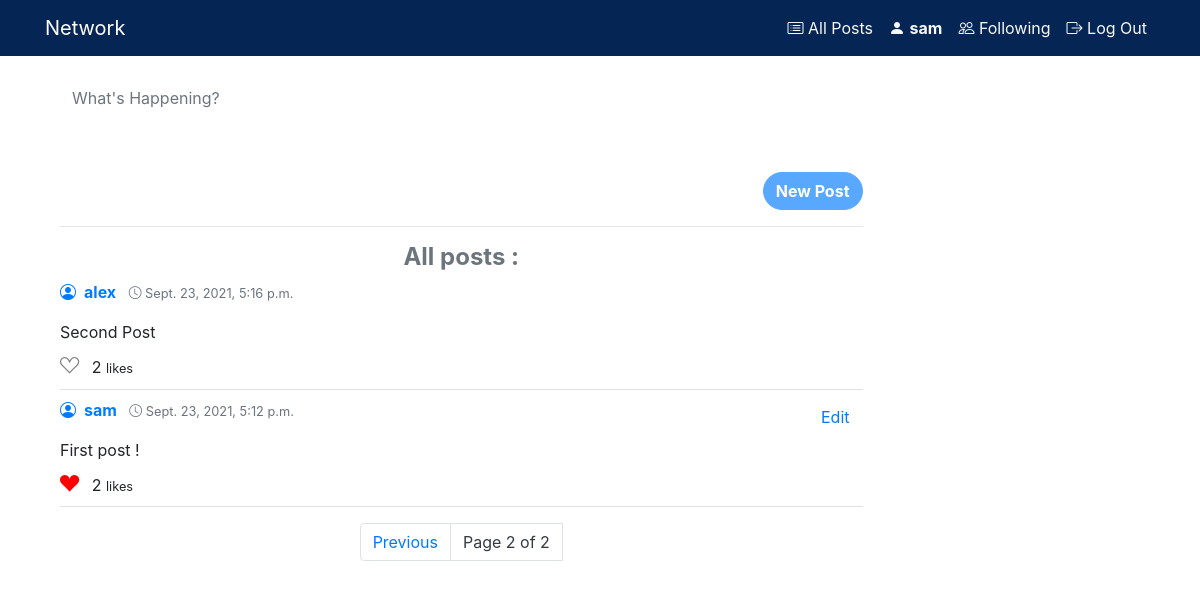
/?page=2 (signed in), run on the app's committed database.
### network/models.py (models this page shows, shortened)
class User(AbstractUser):
    following = models.ManyToManyField("self", blank=True, symmetrical=False, related_name='followers')

class Post(models.Model):
    poster = models.ForeignKey(User, on_delete=models.CASCADE, related_name='posts')
    content = models.TextField(max_length=250, blank=False, null=False)
    timestamp = models.DateTimeField(auto_now_add=True)
    likes = models.ManyToManyField(User, blank=True)
    class Meta:
        ordering = ['-timestamp']

### network/views.py (the view)
# urls.py: path("", views.index, name="index"),
def index(request):
    if request.user.is_authenticated:
        if request.method == "POST":
            content = request.POST["content"]
            poster = request.user
            new_post = Post(poster=poster, content=content)
            new_post.save()
        posts = Post.objects.all()
        paginator = Paginator(posts, 10)
        page_number = request.GET.get('page')
        page_obj = paginator.get_page(page_number)
        return render(request, "network/index.html", {
            "posts": posts,
            'page_obj': page_obj
        })
    else:
        return HttpResponseRedirect(reverse("login"))

### network/templates/network/index.html (shortened to what this page needs)
{% extends "network/layout.html" %}
{% block body %}
<div id="all_posts">
    <div class="compose_view">
        {% if user.is_authenticated %}
        <form id="post-form" action="{% url 'index' %}" method="POST">
            <div class="form-group">
                <textarea name="content" class="form-control mt-4 mb-2 border-0" id="post_content" rows="3" maxlength="250" placeholder="What's Happening?" required autofocus></textarea>
                <div class="d-flex justify-content-between">
                    <button type="submit" class="submit-btn btn btn-primary rounded-pill" disabled><strong>New Post</strong></button>
                </div>
                <hr>
            </div>
        </form>
        {% endif %}
    </div>
    <div class="d-flex justify-content-center">
        <h4 class="font-weight-bold text-muted">All posts :</h4>
    </div>
</div>
<div id="posts">
    {% include "network/posts.html" %}
</div>
{% endblock %}

### network/templates/network/layout.html (shortened to what this page needs)
{% load static %}
<!DOCTYPE html>
<html lang="en">
<head>
    <link rel="stylesheet" href="https://cdn.jsdelivr.net/npm/bootstrap@4.6.0/dist/css/bootstrap.min.css">
    <link rel="stylesheet" href="https://cdn.jsdelivr.net/npm/bootstrap-icons@1.5.0/font/bootstrap-icons.css">
    <link href="{% static 'network/styles.css' %}" rel="stylesheet">
</head>
<body>
    <nav class="navbar sticky-top navbar-expand-md navbar-dark" style="background-color: #052555">
        <div class="container">
            <a class="navbar-brand" href="{% url 'index' %}">Network</a>
            <div>
                <ul class="navbar-nav mr-auto">
                    {% if user.is_authenticated %}
                    <li class="nav-item">
                        <a class="nav-link text-light" href="{% url 'index' %}"><i class="bi bi-card-list"></i> All Posts</a>
                    </li>
                    <li class="nav-item">
                        <a class="nav-link text-light" href="{% url 'profile' user.username %}"><i class="bi bi-person-fill"> </i><strong id="username">{{ user.username }}</strong></a>
                    </li>
                    <li class="nav-item">
                        <a class="nav-link text-light" href="{% url 'following' %}"><i class="bi bi-people"></i> Following</a>
                    </li>
                    <li class="nav-item">
                        <a class="nav-link text-light" href="{% url 'logout' %}"><i class="bi bi-box-arrow-right"></i> Log Out</a>
                    </li>
                    {% endif %}
                </ul>
            </div>
        </div>
    </nav>
    <div class="container">
        <div class="col-lg-9">
            {% block body %}
            {% endblock %}
        </div>
    </div>
</body>
</html>

### network/templates/network/posts.html (shortened to what this page needs)
{% for post in page_obj %}
    <div class="post-box border-bottom pb-2 mb-2">
        <a href="{% url 'profile' post.poster %}">
            <i class="bi bi-person-circle mr-2"></i><strong>{{ post.poster }}</strong>
        </a>
        <small class="ml-2 text-muted"><i class="bi bi-clock"></i> {{post.timestamp}}</small>
        {% if request.user == post.poster %}
        <button class="edit_btn btn btn-link text-primary float-right" data-post="{{post.id}}">Edit</button>
        {% endif %}
        <p class="mt-3 mb-2">{{post.content}}</p>
        {% if request.user in post.likes.all %}
        <i id="{{post.id}}" class="like_btn bi-suit-heart-fill" style="cursor:pointer; color:red; font-size:1.2rem"></i>
        {% else %}
        <i id="{{post.id}}" class="like_btn bi-suit-heart" style="cursor:pointer; color:gray; font-size:1.2rem"></i>
        {% endif %}
        <span class="likes_count ml-2 ">{{post.likes.count}}</span>
        <small>likes</small>
    </div>
{% endfor %}
<nav class="row justify-content-center m-3">
    <ul class="pagination">
        {% if page_obj.has_previous %}
            <li class="page-item"><a class="page-link" href="?page={{ page_obj.previous_page_number }}">Previous</a></li>
        {% endif %}
        <span class="current">
            <li class="page-item page-link text-dark"> Page {{ page_obj.number }} of {{ page_obj.paginator.num_pages }}</li>
        </span>
    </ul>
</nav>

### network/static/network/styles.css (style rules this page uses)
textarea { resize: none; overflow: hidden; }
.btn-primary:disabled { cursor: default; }

### data on the page
User: username "sam"
Post: poster "alex", timestamp "Sept. 23, 2021, 5:16 p.m.", content "Second Post", likes.count "2"
Post: poster "sam", timestamp "Sept. 23, 2021, 5:12 p.m.", content "First post !", likes.count "2"

### other printed values
{{ page_obj.number }} "2"
{{ page_obj.paginator.num_pages }} "2"
